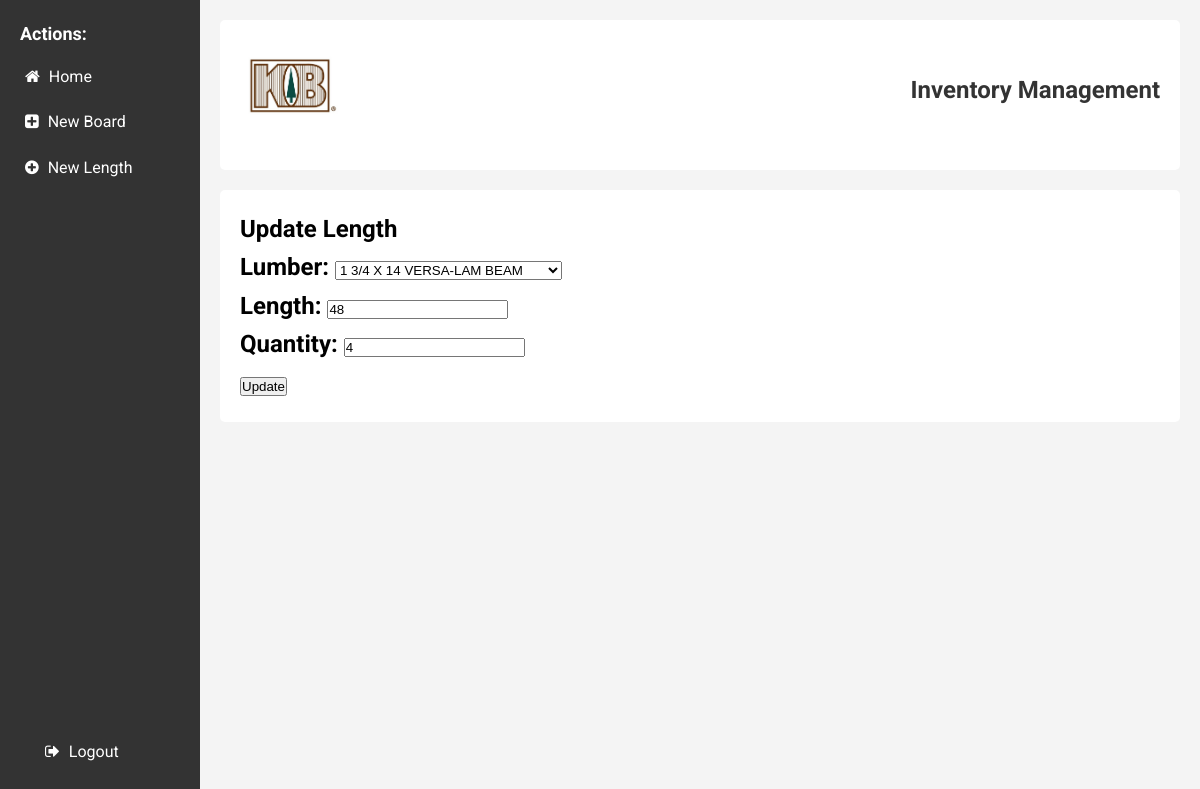
The page /inventory/lengths/4/edit (signed in) on the database its author committed.
### inventory/models.py (models this page shows, shortened)
class Length(models.Model):
    lumber = models.ForeignKey(Lumber, on_delete=models.CASCADE)
    length = models.PositiveIntegerField(default=0)
    quantity = models.PositiveIntegerField(default=0)
    class Meta:
        unique_together = ('lumber', 'length')

### inventory/views.py (the view)
# urls.py: path('lengths/<str:pk>/edit', views.LengthUpdate.as_view(), name='lengthupdate'),
class LengthUpdate(LoginRequiredMixin, UpdateView):
    template_name = "inventory/length_update.html"
    model = Length
    form_class = LengthForm
    success_url = reverse_lazy('home')

### inventory/forms.py
class LengthForm(forms.ModelForm):
    class Meta:
        model = Length
        fields = ['lumber', 'length', 'quantity']

### inventory/models.py (called while the page is built)
    def __str__(self):
        return self.name

### inventory/templates/inventory/length_update.html (shortened to what this page needs)
{% extends 'base.html' %} {% load static %} {% block content %}
<h2>Update Length<h2>
<form method="post">
    {{ form.as_p }}
    <input type="submit" value="Update" />
</form>
{% endblock %}

### inventory/static/inventory/style.css (style rules this page uses)
* { margin: 0; padding: 0; box-sizing: border-box; }
body { font-family: 'Roboto', sans-serif; line-height: 1.6; background-color: #f4f4f4; }

### rows shown on the page
Length: lumber "1 3/4 X 14 VERSA-LAM BEAM", length "48", quantity "4"
